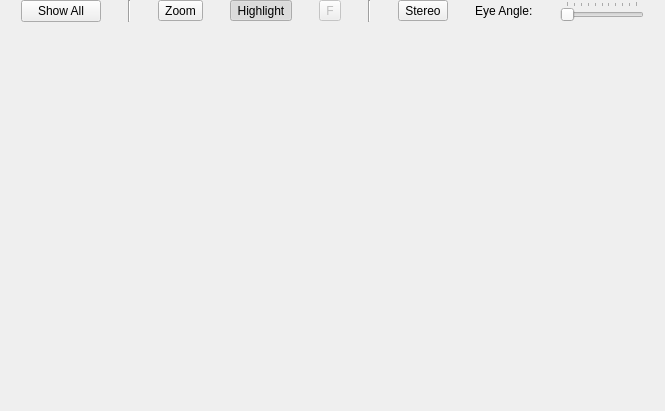
<?xml version="1.0" encoding="UTF-8"?>
<ui version="4.0">
 <class>VisualizationWidgetBase</class>
 <widget class="QWidget" name="VisualizationWidgetBase">
  <property name="geometry">
   <rect>
    <x>0</x>
    <y>0</y>
    <width>665</width>
    <height>411</height>
   </rect>
  </property>
  <property name="windowTitle">
   <string>Form</string>
  </property>
  <layout class="QVBoxLayout" name="verticalLayout">
   <property name="margin">
    <number>0</number>
   </property>
   <item>
    <layout class="QHBoxLayout" name="horizontalLayout_2">
     <item>
      <widget class="QPushButton" name="showAllPushButton">
       <property name="sizePolicy">
        <sizepolicy hsizetype="Fixed" vsizetype="Fixed">
         <horstretch>0</horstretch>
         <verstretch>0</verstretch>
        </sizepolicy>
       </property>
       <property name="toolTip">
        <string>Resets camera to view the entire scene</string>
       </property>
       <property name="text">
        <string>Show All</string>
       </property>
      </widget>
     </item>
     <item>
      <widget class="Line" name="line">
       <property name="orientation">
        <enum>Qt::Vertical</enum>
       </property>
      </widget>
     </item>
     <item>
      <widget class="QToolButton" name="zoomToolButton">
       <property name="toolTip">
        <string>When activated hold down the left mouse button and draw a rectangle to zoom to the rectangles area.</string>
       </property>
       <property name="text">
        <string>Zoom</string>
       </property>
       <property name="checkable">
        <bool>true</bool>
       </property>
      </widget>
     </item>
     <item>
      <widget class="QToolButton" name="highlightToolButton">
       <property name="text">
        <string>Highlight</string>
       </property>
       <property name="checkable">
        <bool>true</bool>
       </property>
       <property name="checked">
        <bool>true</bool>
       </property>
      </widget>
     </item>
     <item>
      <widget class="QToolButton" name="fullscreenToolButton">
       <property name="enabled">
        <bool>false</bool>
       </property>
       <property name="toolTip">
        <string>Enables / disables fullscreen mode.</string>
       </property>
       <property name="text">
        <string>F</string>
       </property>
      </widget>
     </item>
     <item>
      <widget class="Line" name="line_2">
       <property name="orientation">
        <enum>Qt::Vertical</enum>
       </property>
      </widget>
     </item>
     <item>
      <widget class="QToolButton" name="stereoToolButton">
       <property name="toolTip">
        <string>Enables / disables stereo rendering.</string>
       </property>
       <property name="text">
        <string>Stereo</string>
       </property>
       <property name="checkable">
        <bool>true</bool>
       </property>
      </widget>
     </item>
     <item>
      <widget class="QLabel" name="eyeAngleLabel">
       <property name="sizePolicy">
        <sizepolicy hsizetype="Fixed" vsizetype="Preferred">
         <horstretch>0</horstretch>
         <verstretch>0</verstretch>
        </sizepolicy>
       </property>
       <property name="toolTip">
        <string>The eye separation for stereo rendering.</string>
       </property>
       <property name="text">
        <string>Eye Angle:</string>
       </property>
      </widget>
     </item>
     <item>
      <widget class="QSlider" name="eyeAngleSlider">
       <property name="sizePolicy">
        <sizepolicy hsizetype="Fixed" vsizetype="Fixed">
         <horstretch>0</horstretch>
         <verstretch>0</verstretch>
        </sizepolicy>
       </property>
       <property name="toolTip">
        <string>The eye separation for stereo rendering.</string>
       </property>
       <property name="maximum">
        <number>100</number>
       </property>
       <property name="singleStep">
        <number>1</number>
       </property>
       <property name="orientation">
        <enum>Qt::Horizontal</enum>
       </property>
       <property name="tickPosition">
        <enum>QSlider::TicksAbove</enum>
       </property>
       <property name="tickInterval">
        <number>10</number>
       </property>
      </widget>
     </item>
    </layout>
   </item>
   <item>
    <widget class="QVTKWidget" name="vtkWidget" native="true">
     <property name="sizePolicy">
      <sizepolicy hsizetype="MinimumExpanding" vsizetype="MinimumExpanding">
       <horstretch>0</horstretch>
       <verstretch>0</verstretch>
      </sizepolicy>
     </property>
    </widget>
   </item>
  </layout>
 </widget>
 <customwidgets>
  <customwidget>
   <class>QVTKWidget</class>
   <extends>QWidget</extends>
   <header>QVTKWidget.h</header>
  </customwidget>
 </customwidgets>
 <resources/>
 <connections/>
</ui>
